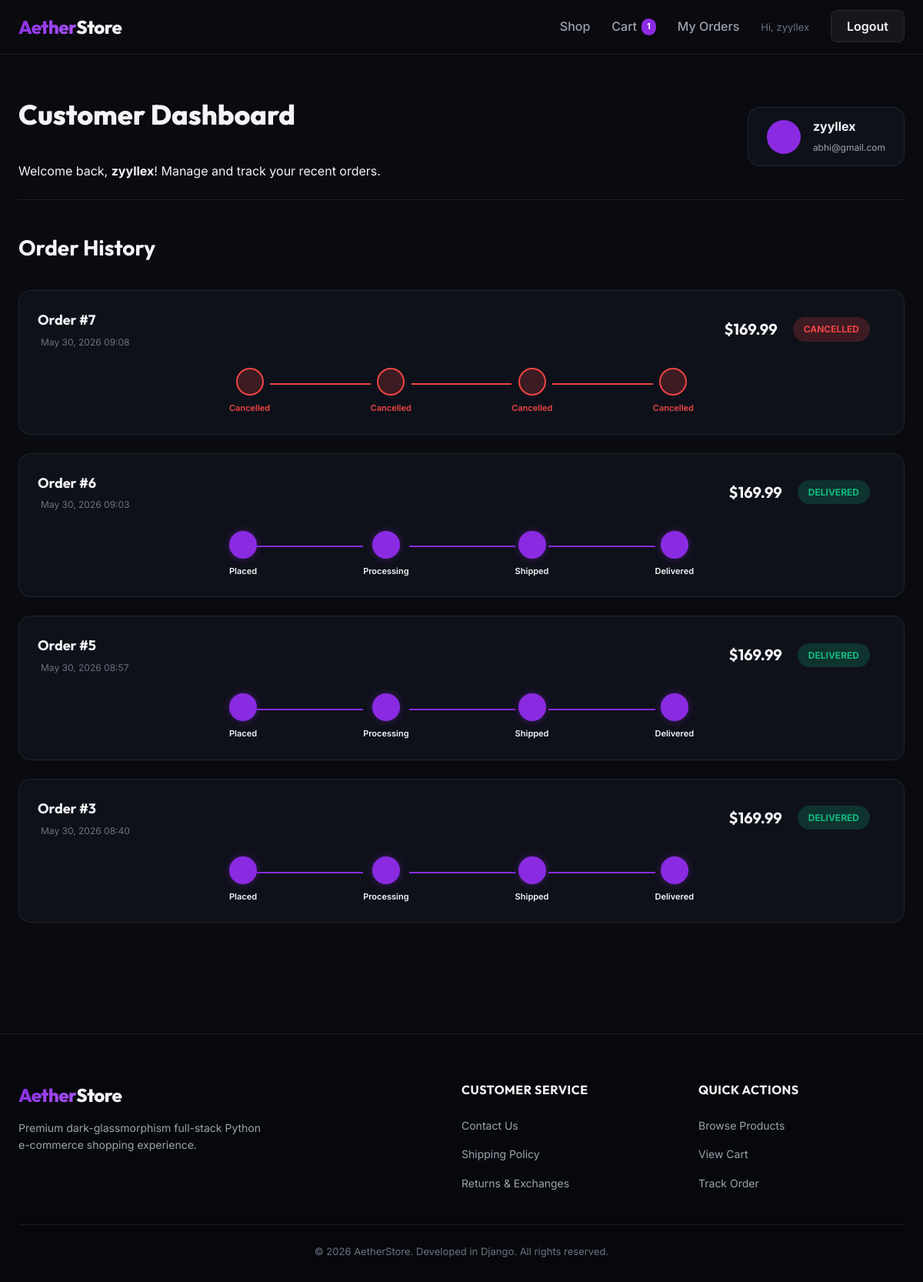
/dashboard/ (signed in), run on the app's committed database.
### shop/models.py (models this page shows, shortened)
class Order(models.Model):
    STATUS_CHOICES = [
        ('Pending', 'Pending'),
        ('Processing', 'Processing'),
        ('Shipped', 'Shipped'),
        ('Delivered', 'Delivered'),
        ('Cancelled', 'Cancelled'),
    ]
    user = models.ForeignKey(User, on_delete=models.CASCADE, related_name='orders')
    full_name = models.CharField(max_length=150)
    email = models.EmailField()
    phone = models.CharField(max_length=20)
    shipping_address = models.TextField()
    city = models.CharField(max_length=100)
    zip_code = models.CharField(max_length=10)
    total_price = models.DecimalField(max_digits=10, decimal_places=2)
    status = models.CharField(max_length=20, choices=STATUS_CHOICES, default='Pending')
    created_at = models.DateTimeField(auto_now_add=True)
    updated_at = models.DateTimeField(auto_now=True)

### shop/views.py (the view)
# urls.py: path('dashboard/', views.dashboard_view, name='dashboard'),
@login_required
def dashboard_view(request):
    orders = Order.objects.filter(user=request.user).order_by('-created_at')
    context = {
        'orders': orders,
    }
    return render(request, 'shop/dashboard.html', context)

### shop/context_processors.py (called while the page is built)
def cart_count(request):
    count = 0
    if request.user.is_authenticated:
        count = (
            CartItem.objects.filter(user=request.user)
            .aggregate(total=Sum('quantity'))['total'] or 0
        )
    return {'cart_count': count}

### shop/models.py (called while the page is built)
    @property
    def subtotal(self):
        return self.price * self.quantity

### shop/templates/shop/dashboard.html (shortened to what this page needs)
{% extends 'shop/base.html' %}
{% block content %}
<div class="dashboard-container">
    <div class="dashboard-header-block">
        <div>
            <h1 class="page-title">Customer Dashboard</h1>
            <p class="dashboard-subtitle">Welcome back, <strong>{{ user.username }}</strong>! Manage and track your recent orders.</p>
        </div>
        <div class="user-profile-summary">
            <div class="profile-avatar">
            </div>
            <div class="profile-meta">
                <span class="profile-name">{{ user.username }}</span>
                <span class="profile-email">{{ user.email|default:"customer@aetherstore.com" }}</span>
            </div>
        </div>
    </div>
    <div class="dashboard-orders-section">
        <h2 class="section-title">Order History</h2>
        {% if orders %}
        <div class="orders-list">
            {% for order in orders %}
            <div class="order-card" id="orderCard-{{ order.id }}">
                <div class="order-card-header" onclick="toggleOrderDetails({{ order.id }})">
                    <div class="order-header-info">
                        <span class="order-id">Order #{{ order.id }}</span>
                        <span class="order-date"> {{ order.created_at|date:"M d, Y H:i" }}</span>
                    </div>
                    <div class="order-header-right">
                        <span class="order-total-price">${{ order.total_price }}</span>
                        <span class="status-badge status-{{ order.status|lower }}">
                            {{ order.status }}
                        </span>
                    </div>
                </div>
                <div class="order-tracker">
                    {% if order.status == 'Cancelled' %}
                        <div class="tracker-step cancelled">
                            <div class="step-dot"></div>
                            <span>Cancelled</span>
                        </div>
                        <div class="tracker-line cancelled"></div>
                        <div class="tracker-step cancelled">
                            <div class="step-dot"></div>
                            <span>Cancelled</span>
                        </div>
                        <div class="tracker-line cancelled"></div>
                        <div class="tracker-step cancelled">
                            <div class="step-dot"></div>
                            <span>Cancelled</span>
                        </div>
                        <div class="tracker-line cancelled"></div>
                        <div class="tracker-step cancelled">
                            <div class="step-dot"></div>
                            <span>Cancelled</span>
                        </div>
                    {% else %}
                        <div class="tracker-step {% if order.status == 'Pending' or order.status == 'Processing' or order.status == 'Shipped' or order.status == 'Delivered' %}active{% endif %}">
                            <div class="step-dot"></div>
                            <span>Placed</span>
                        </div>
                        <div class="tracker-line {% if order.status == 'Processing' or order.status == 'Shipped' or order.status == 'Delivered' %}active{% endif %}"></div>
                        <div class="tracker-step {% if order.status == 'Processing' or order.status == 'Shipped' or order.status == 'Delivered' %}active{% endif %}">
                            <div class="step-dot"></div>
                            <span>Processing</span>
                        </div>
                        <div class="tracker-line {% if order.status == 'Shipped' or order.status == 'Delivered' %}active{% endif %}"></div>
                        <div class="tracker-step {% if order.status == 'Shipped' or order.status == 'Delivered' %}active{% endif %}">
                            <div class="step-dot"></div>
                            <span>Shipped</span>
                        </div>
                        <div class="tracker-line {% if order.status == 'Delivered' %}active{% endif %}"></div>
                        <div class="tracker-step {% if order.status == 'Delivered' %}active{% endif %}">
                            <div class="step-dot"></div>
                            <span>Delivered</span>
                        </div>
                    {% endif %}
                </div>
            </div>
            {% endfor %}
        </div>
        {% endif %}
    </div>
</div>
{% endblock %}

### shop/templates/shop/base.html (shortened to what this page needs)
<!DOCTYPE html>
<html lang="en">
<head>
    {% load static %}
    <link rel="stylesheet" href="{% static 'shop/css/style.css' %}">
</head>
<body>
    <header class="navbar-header">
        <nav class="navbar">
            <a href="{% url 'home' %}" class="logo">
                <span class="logo-accent">Aether</span>Store
            </a>
            <ul class="nav-links" id="navLinks">
                <li><a href="{% url 'home' %}" class="nav-item">Shop</a></li>
                {% if user.is_authenticated %}
                    <li>
                        <a href="{% url 'cart' %}" class="nav-item cart-badge-container">
                            Cart
                            <span class="cart-badge" id="globalCartBadge">{% if cart_count %}{{ cart_count }}{% else %}0{% endif %}</span>
                        </a>
                    </li>
                    <li><a href="{% url 'dashboard' %}" class="nav-item">My Orders</a></li>
                    <li><span class="welcome-text">Hi, {{ user.username }}</span></li>
                    <li><a href="{% url 'logout' %}" class="nav-btn btn-secondary">Logout</a></li>
                {% else %}
                    <li><a href="{% url 'login' %}" class="nav-item">Login</a></li>
                    <li><a href="{% url 'register' %}" class="nav-btn btn-primary">Register</a></li>
                {% endif %}
            </ul>
        </nav>
    </header>
    <main class="main-content">
        {% block content %}{% endblock %}
    </main>
    <footer class="footer">
        <div class="footer-grid">
            <div class="footer-brand">
                <h3 class="logo"><span class="logo-accent">Aether</span>Store</h3>
                <p>Premium dark-glassmorphism full-stack Python e-commerce shopping experience.</p>
            </div>
            <div class="footer-links">
                <h4>Customer Service</h4>
                <ul>
                    <li><a href="#">Contact Us</a></li>
                    <li><a href="#">Shipping Policy</a></li>
                    <li><a href="#">Returns & Exchanges</a></li>
                </ul>
            </div>
            <div class="footer-links">
                <h4>Quick Actions</h4>
                <ul>
                    <li><a href="{% url 'home' %}">Browse Products</a></li>
                    <li><a href="{% url 'cart' %}">View Cart</a></li>
                    <li><a href="{% url 'dashboard' %}">Track Order</a></li>
                </ul>
            </div>
        </div>
        <div class="footer-bottom">
            <p>&copy; 2026 AetherStore. Developed in Django. All rights reserved.</p>
        </div>
    </footer>
</body>
</html>

### data on the page
Order: id "7", created_at "May 30, 2026 09:08", total_price "169.99", status "CANCELLED", shows "Cancelled"
Order: id "6", created_at "May 30, 2026 09:03", total_price "169.99", status "DELIVERED", shows "Placed"
Order: id "5", created_at "May 30, 2026 08:57", total_price "169.99", status "DELIVERED", shows "Placed"
Order: id "3", created_at "May 30, 2026 08:40", total_price "169.99", status "DELIVERED", shows "Placed"

### other printed values
{{ cart_count }} "1"
{{ user.username }} "zyyllex"
{{ user.email|default:"customer@aetherstore.com" }} "abhi@gmail.com"
